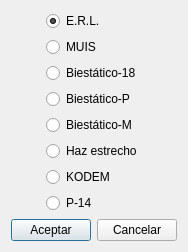
<?xml version="1.0" encoding="UTF-8"?>
<ui version="4.0">
 <class>DlgSelctERL</class>
 <widget class="QDialog" name="DlgSelctERL">
  <property name="geometry">
   <rect>
    <x>0</x>
    <y>0</y>
    <width>176</width>
    <height>247</height>
   </rect>
  </property>
  <property name="windowTitle">
   <string>Seleccione radar</string>
  </property>
  <layout class="QGridLayout" name="gridLayout">
   <item row="0" column="0">
    <spacer name="horizontalSpacer">
     <property name="orientation">
      <enum>Qt::Horizontal</enum>
     </property>
     <property name="sizeHint" stdset="0">
      <size>
       <width>40</width>
       <height>20</height>
      </size>
     </property>
    </spacer>
   </item>
   <item row="0" column="1">
    <layout class="QVBoxLayout" name="verticalLayout">
     <item>
      <widget class="QRadioButton" name="rB_ERL">
       <property name="text">
        <string>E.R.L.</string>
       </property>
       <property name="checked">
        <bool>true</bool>
       </property>
      </widget>
     </item>
     <item>
      <widget class="QRadioButton" name="rB_MUIS">
       <property name="text">
        <string>MUIS</string>
       </property>
      </widget>
     </item>
     <item>
      <widget class="QRadioButton" name="rB_Biestatico18">
       <property name="text">
        <string>Biestático-18</string>
       </property>
      </widget>
     </item>
     <item>
      <widget class="QRadioButton" name="rB_BiestaticoP">
       <property name="text">
        <string>Biestático-P</string>
       </property>
      </widget>
     </item>
     <item>
      <widget class="QRadioButton" name="rB_BiestaticoM">
       <property name="text">
        <string>Biestático-M</string>
       </property>
      </widget>
     </item>
     <item>
      <widget class="QRadioButton" name="rB_HE">
       <property name="text">
        <string>Haz estrecho</string>
       </property>
      </widget>
     </item>
     <item>
      <widget class="QRadioButton" name="rB_Codem">
       <property name="text">
        <string>KODEM</string>
       </property>
      </widget>
     </item>
     <item>
      <widget class="QRadioButton" name="rB_P14">
       <property name="text">
        <string>P-14</string>
       </property>
      </widget>
     </item>
    </layout>
   </item>
   <item row="0" column="2">
    <spacer name="horizontalSpacer_2">
     <property name="orientation">
      <enum>Qt::Horizontal</enum>
     </property>
     <property name="sizeHint" stdset="0">
      <size>
       <width>40</width>
       <height>20</height>
      </size>
     </property>
    </spacer>
   </item>
   <item row="1" column="0" colspan="3">
    <layout class="QHBoxLayout" name="horizontalLayout">
     <item>
      <widget class="QPushButton" name="pB_Aceptar">
       <property name="text">
        <string>Aceptar</string>
       </property>
      </widget>
     </item>
     <item>
      <widget class="QPushButton" name="pB_Cancelar">
       <property name="text">
        <string>Cancelar</string>
       </property>
      </widget>
     </item>
    </layout>
   </item>
  </layout>
 </widget>
 <resources/>
 <connections/>
</ui>
